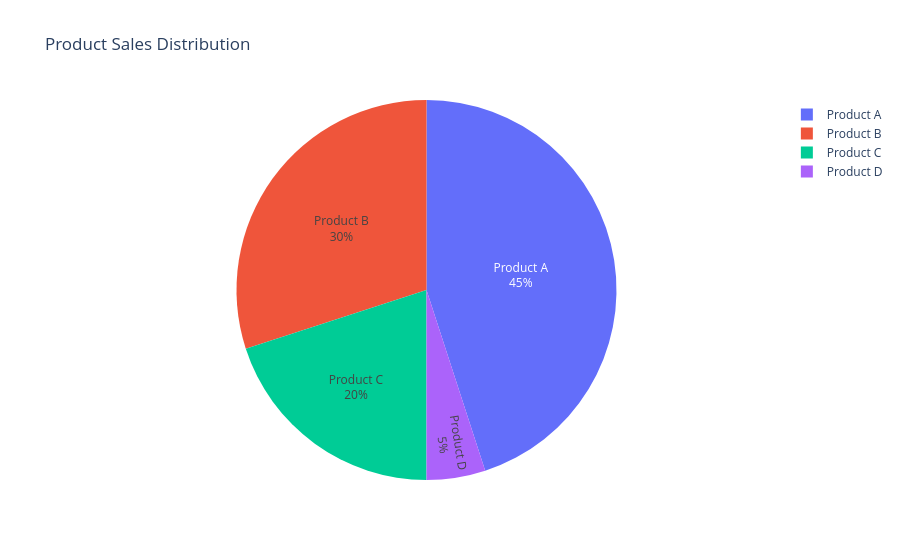

The code cell stored with this chart in its notebook:
### Markdown cell above
## With GO

### Code cell
fig = go.Figure()
fig.add_trace(go.Pie(
    labels = ['Product A', 'Product B', 'Product C', 'Product D'],
    values = [450, 300, 200, 50],
    textinfo = 'label + percent',
    textposition = 'inside',
    )
)

fig.update_layout(
    title = 'Product Sales Distribution'
)

### Figure 1 — Plotly figure (JSON) as saved in the notebook; plotly's stock layout.template omitted (floating-point values rounded to 4 significant figures)
{"data": [{"labels": ["Product A", "Product B", "Product C", "Product D"], "textinfo": "label+percent", "textposition": "inside", "type": "pie", "values": [450, 300, 200, 50]}], "layout": {"title": {"text": "Product Sales Distribution"}}}
